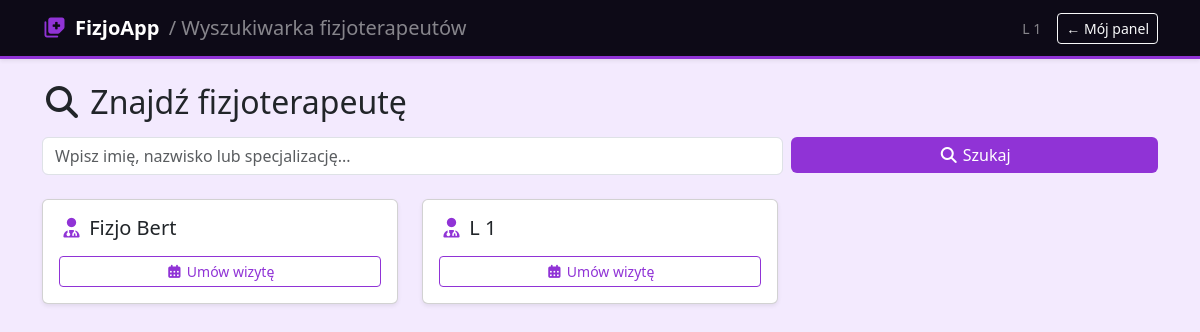
The page /lekarze/ (signed in) on the database as committed earlier.
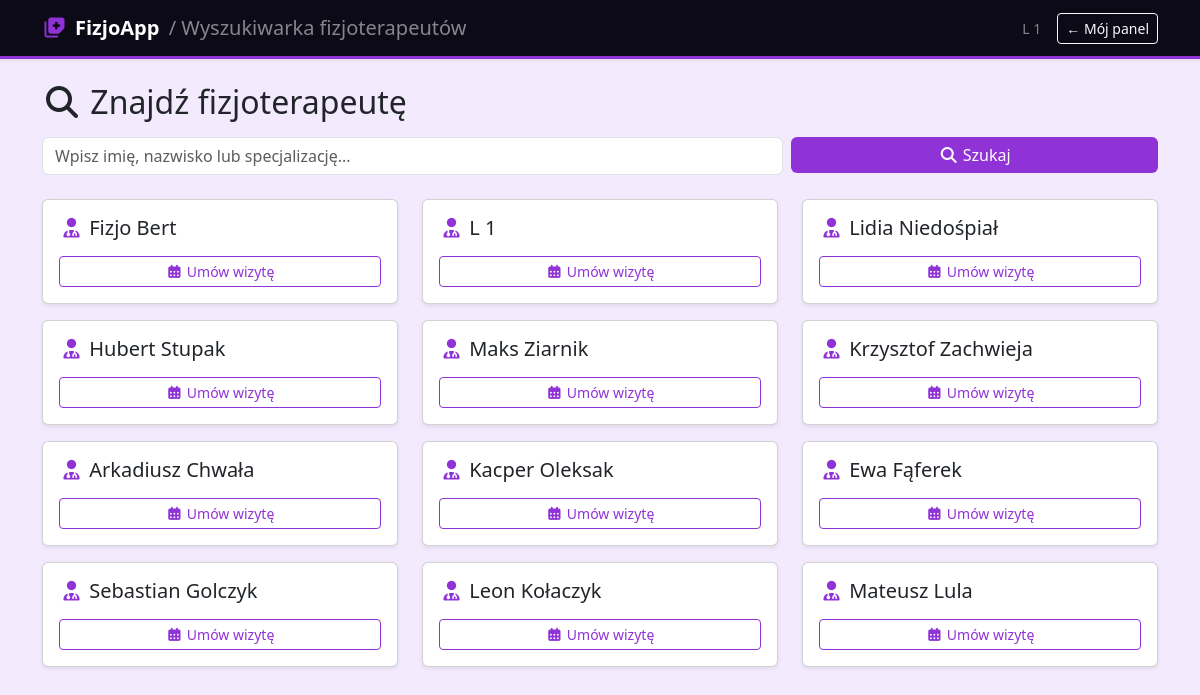
The same page on the database as committed later.
### fizjoapp/models.py (models this page shows, shortened)
class Fizjoterapeuta(models.Model):
    user = models.OneToOneField(User, on_delete=models.CASCADE, null=True, blank=True)
    imie = models.CharField(max_length=50, verbose_name="Imię")
    nazwisko = models.CharField(max_length=100, verbose_name="Nazwisko")
    specka = models.CharField(max_length=150, verbose_name="Specjalizacja")
    tytul = models.CharField(max_length=20, verbose_name="Tytuł Naukowy")

### fizjoapp/views.py (the view)
# urls.py: path('lekarze/', views.wyszukiwarka_lekarzy, name='wyszukiwarka_lekarzy'),
@login_required
def wyszukiwarka_lekarzy(request):
    fraza = request.GET.get('szukaj', '')
    if fraza:
        lekarze = Fizjoterapeuta.objects.filter(
            Q(imie__icontains=fraza) |
            Q(nazwisko__icontains=fraza) |
            Q(user__username__icontains=fraza)
        ).select_related('user')
    else:
        lekarze = Fizjoterapeuta.objects.select_related('user').all()
    return render(request, 'lista_lekarzy.html', {'lekarze': lekarze, 'fraza': fraza})

### fizjoapp/templates/lista_lekarzy.html (shortened to what this page needs)
{% load static %}
<!doctype html>
<html lang="pl">
<head>
  <link rel="stylesheet" href="{% static 'css/bootstrap.min.css' %}"/>
  <link rel="stylesheet" href="{% static 'css/all.min.css' %}"/>
  <link rel="stylesheet" href="{% static 'css/calendar.css' %}"/>
  <link rel="stylesheet" href="{% static 'css/buttons.css' %}"/>
  <link rel="stylesheet" href="{% static 'css/pacjent.css' %}"/>
</head>
<body>
  <nav class="pac-nav navbar navbar-dark shadow-sm mb-4">
    <div class="container d-flex justify-content-between align-items-center">
      <span class="navbar-brand fw-bold">
        <a href="{% url 'dashboard_pacjent' %}"><i class="fas fa-notes-medical me-2" style="color:#9033d6"></i></a>FizjoApp
        <span class="fw-light text-white-50 ms-1">/ Wyszukiwarka fizjoterapeutów</span>
      </span>
      <div class="d-flex align-items-center gap-3">
        <span class="text-white-50 small d-none d-md-inline">{{ user.get_full_name|default:user.username }}</span>
        <a href="{% url 'dashboard_pacjent' %}" class="btn btn-outline-light btn-sm">← Mój panel</a>
      </div>
    </div>
  </nav>
  <div class="container">
    <h2 class="mb-3"><i class="fas fa-search"></i> Znajdź fizjoterapeutę</h2>
    <form method="GET" action="{% url 'wyszukiwarka_lekarzy' %}" class="row g-2 mb-4">
      <div class="col-md-8">
        <input type="text" name="szukaj" value="{{ fraza }}" class="form-control"
               placeholder="Wpisz imię, nazwisko lub specjalizację..."/>
      </div>
      <div class="col-md-4">
        <button type="submit" class="btn btn-pac w-100">
          <i class="fas fa-search"></i> Szukaj
        </button>
      </div>
    </form>
    <div class="row">
      {% for fizjo in lekarze %}
      <div class="col-md-4 mb-3">
        <div class="card shadow-sm h-100">
          <div class="card-body">
            <h5 class="card-title">
              <i class="fas fa-user-md" style="color:#9033d6"></i>
              {{ fizjo.imie }} {{ fizjo.nazwisko }}
            </h5>
            <a href="{% url 'profil_lekarza' fizjo.user.id %}" class="btn btn-pac-outline btn-sm mt-2 w-100">
              <i class="fas fa-calendar-alt"></i> Umów wizytę
            </a>
          </div>
        </div>
      </div>
      {% empty %}
      <div class="col-12">
        <div class="alert alert-warning">
          <i class="fas fa-exclamation-triangle"></i> Nie znaleziono żadnego fizjoterapeuty.
        </div>
      </div>
      {% endfor %}
    </div>
  </div>
</body>
</html>

### static/css/calendar.css (style rules this page uses)
body { background: #f5edf8; font-family: 'Segoe UI', system-ui, sans-serif; }
:root { --fc-border-color: #ead5f5; --fc-today-bg-color: rgba(203, 52, 217, 0.07); --fc-highlight-color: rgba(203, 52, 217, 0.13); --fc-button-bg-color: #cb34d9; --fc-button-border-color: #b52ec2; --fc-button-hover-bg-color: #b52ec2; --fc-button-hover-border-color: #9c28a8; --fc-button-active-bg-color: #7b1fa2; --fc-button-active-border-color: #7b1fa2; --fc-event-border-color: transparent; --fc-page-bg-color: #fff; }

### static/css/pacjent.css (style rules this page uses)
body { background:#f3eafe; font-family:'Segoe UI',system-ui,sans-serif; }
.pac-nav { background:#0d0a17; border-bottom:3px solid #9033d6; }
.btn-pac { background:#9033d6; color:#fff; border:none; }
.btn-pac-outline { border:1.5px solid #9033d6; color:#9033d6; background:transparent; }
:root { --fc-border-color: #e5d4f8; --fc-today-bg-color: rgba(144,51,214,.07); --fc-highlight-color: rgba(144,51,214,.12); --fc-button-bg-color: #9033d6; --fc-button-border-color: #7a28b8; --fc-button-hover-bg-color: #7a28b8; --fc-button-hover-border-color: #6722a8; --fc-button-active-bg-color: #6722a8; --fc-button-active-border-color: #6722a8; }

Rows that differ between the two databases and show on the page:
added Fizjoterapeuta: imie "Lidia", nazwisko "Niedośpiał"
added Fizjoterapeuta: imie "Hubert", nazwisko "Stupak"
added Fizjoterapeuta: imie "Maks", nazwisko "Ziarnik"
added Fizjoterapeuta: imie "Krzysztof", nazwisko "Zachwieja"
added Fizjoterapeuta: imie "Arkadiusz", nazwisko "Chwała"
added Fizjoterapeuta: imie "Kacper", nazwisko "Oleksak"
added Fizjoterapeuta: imie "Ewa", nazwisko "Fąferek"
added Fizjoterapeuta: imie "Sebastian", nazwisko "Golczyk"
added Fizjoterapeuta: imie "Leon", nazwisko "Kołaczyk"
added Fizjoterapeuta: imie "Mateusz", nazwisko "Lula"
